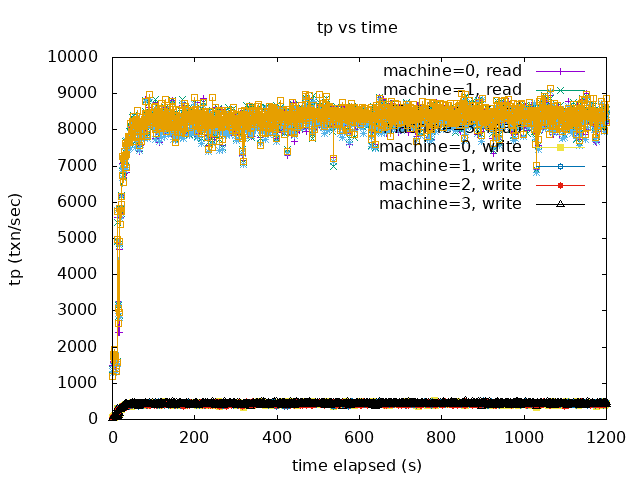

Source code (gnuplot):
set terminal png

set xlabel "time elapsed (s)"
set ylabel "tp (txn/sec)"
set title "tp vs time"
set output "over_time.png"

plot "baseline_overtime_stats_0.csv" using "elapsed-r":"ops/sec(inst)-r" title "machine=0, read" with linespoint,\
		 "baseline_overtime_stats_1.csv" using "elapsed-r":"ops/sec(inst)-r" title "machine=1, read" with linespoint,\
		 "baseline_overtime_stats_2.csv" using "elapsed-r":"ops/sec(inst)-r" title "machine=2, read" with linespoint,\
		 "baseline_overtime_stats_3.csv" using "elapsed-r":"ops/sec(inst)-r" title "machine=3, read" with linespoint,\
		 "baseline_overtime_stats_0.csv" using "elapsed-w":"ops/sec(inst)-w" title "machine=0, write" with linespoint,\
         "baseline_overtime_stats_1.csv" using "elapsed-w":"ops/sec(inst)-w" title "machine=1, write" with linespoint,\
         "baseline_overtime_stats_2.csv" using "elapsed-w":"ops/sec(inst)-w" title "machine=2, write" with linespoint,\
         "baseline_overtime_stats_3.csv" using "elapsed-w":"ops/sec(inst)-w" title "machine=3, write" with linespoint

set output "over_time_200.png"
set xrange [:200]
replot
